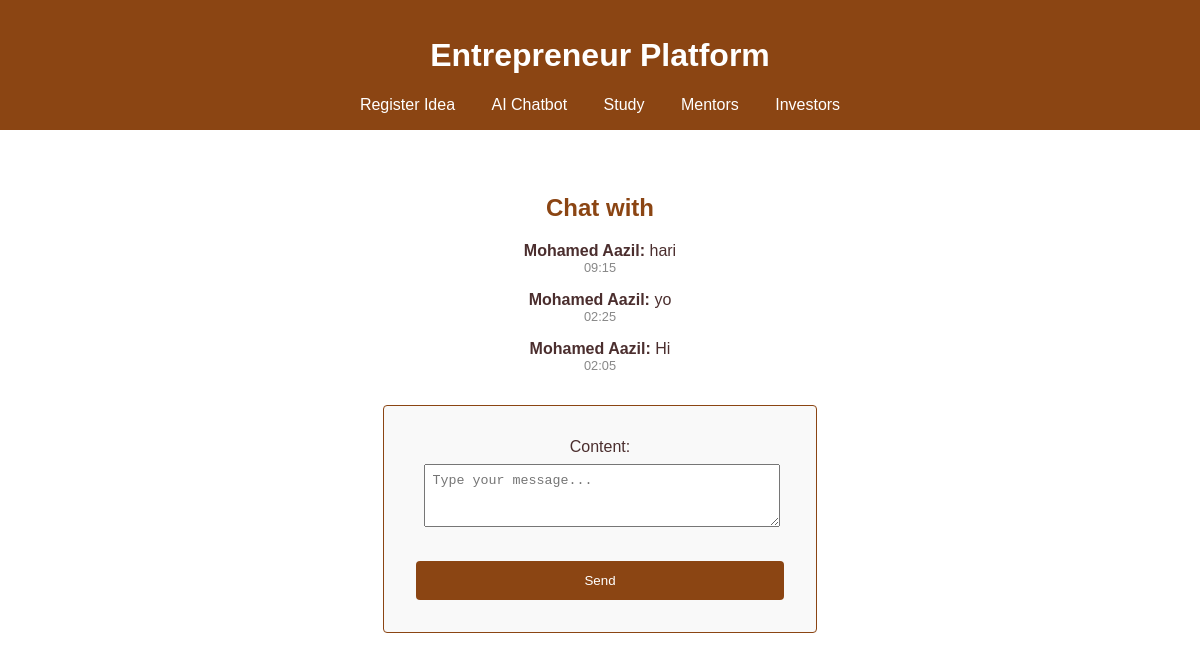
The app's page /chat/aazil11th@gmail.com/, older data.
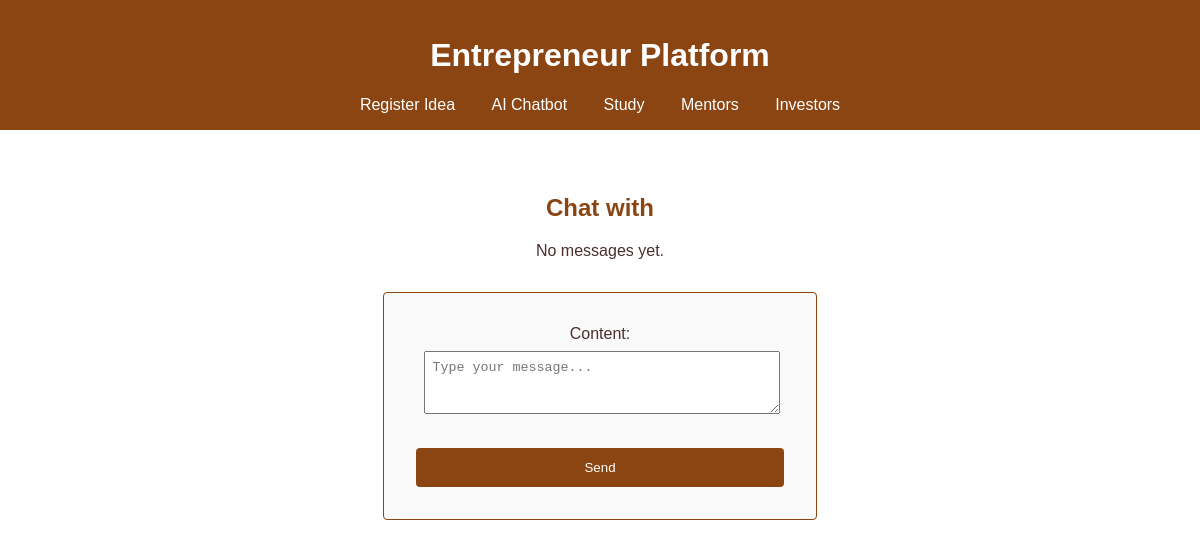
The same page, newer data.
### ideas/models.py (models this page shows, shortened)
class Message(models.Model):
    sender = models.ForeignKey(SignupDetail, on_delete=models.CASCADE, related_name='sent_messages')
    receiver = models.ForeignKey(SignupDetail, on_delete=models.CASCADE, related_name='received_messages')
    content = models.TextField()
    timestamp = models.DateTimeField(auto_now_add=True)

class SignupDetail(models.Model):
    CATEGORY_CHOICES = [
        ('entrepreneur', 'Entrepreneur'),
        ('investor', 'Investor'),
    ]
    name = models.CharField(max_length=100)
    email = models.EmailField(unique=True)
    password = models.CharField(max_length=128)  # Store hashed passwords
    category = models.CharField(max_length=20, choices=CATEGORY_CHOICES)

### ideas/views.py (the view, shortened to what this page needs)
# urls.py: path('chat/<str:email>/', chat_view, name='chat_view'),
def chat_view(request, email):
    user = SignupDetail.objects.get(email=email)
    messages = Message.objects.filter(receiver=user).order_by('-timestamp')
    form = MessageForm()
    return render(request, 'chat.html', {'messages': messages, 'form': form, 'user': user})

### ideas/forms.py
class MessageForm(forms.ModelForm):
    class Meta:
        model = Message
        fields = ['content']
        widgets = {
            'content': forms.Textarea(attrs={'rows': 3, 'placeholder': 'Type your message...'}),
        }

### ideas/templates/chat.html (shortened to what this page needs)
{%extends 'base.html'%}
{% block content %}
<div class="container">
    <h2>Chat with {{ recipient.name }}</h2>
    <div class="chat-box">
        {% for message in messages %}
            <div class="message {% if message.sender.email == recipient.email %}receiver{% else %}sender{% endif %}">
                <p><strong>{{ message.sender.name }}:</strong> {{ message.content }}</p>
                <p class="timestamp">{{ message.timestamp|date:"H:i" }}</p>
            </div>
        {% empty %}
            <p>No messages yet.</p>
        {% endfor %}
    </div>
    <form method="post" action="">
        {{ form.as_p }}
        <button type="submit">Send</button>
    </form>
</div>
{% endblock %}

### ideas/templates/base.html (shortened to what this page needs)
<!DOCTYPE html>
<html lang="en">
<head>
    {% load static %}
    <link rel="stylesheet" href="{% static 'ideas/style.css' %}">
</head>
<body>
    <header>
        <h1>Entrepreneur Platform</h1>
        <nav>
            <a href="{% url 'register' %}">Register Idea</a>
            <a href="{% url 'chatbot' %}">AI Chatbot</a>
            <a href="{% url 'study' %}">Study</a>
            <a href="#">Mentors</a>
            <a href="{% url 'investor'%}">Investors</a>
        </nav>
    </header>
    <main>
        {% block content %}
        {% endblock %}
    </main>
</body>
</html>

### ideas/static/ideas/style.css (style rules this page uses)
body { font-family: Arial, sans-serif; background-color: #fff; color: #4b2e2e; margin: 0; padding: 0; }
header { background-color: #8b4513; color: #fff; padding: 1rem; text-align: center; }
header nav a { color: #fff; margin: 0 1rem; text-decoration: none; }
main { padding: 2rem; }
form input, form textarea, form button { display: block; margin: 0.5rem 0; padding: 0.5rem; width: 100%; max-width: 400px; }
h2 { text-align: center; margin-top: 2rem; color: #8b4513; }
form { max-width: 400px; margin: 2rem auto; padding: 1rem; border: 1px solid #8b4513; border-radius: 4px; background-color: #f9f9f9; }
form input, form button { display: block; width: calc(100% - 2rem); margin: 1rem auto; padding: 0.5rem; box-sizing: border-box; }
form button { background-color: #8b4513; color: #fff; border: none; padding: 0.75rem; cursor: pointer; border-radius: 4px; }
p { text-align: center; margin-top: 1rem; }
form textarea { display: block; margin: 0.5rem 0; padding: 0.5rem; width: 96%; max-width: 400px; }
textarea { resize: vertical; }
form { display: flex; flex-direction: column; align-items: center; }
form button[type="submit"] { margin-top: 10px; }

Row changes from the older to the newer data that the page shows:
removed Message: sender.name "Mohamed Aazil", content "hari", timestamp "09:15"
removed Message: sender.name "Mohamed Aazil", content "yo", timestamp "02:25"
removed Message: sender.name "Mohamed Aazil", content "Hi", timestamp "02:05"
Text that changed along with them:
text now shown: "No messages yet."
